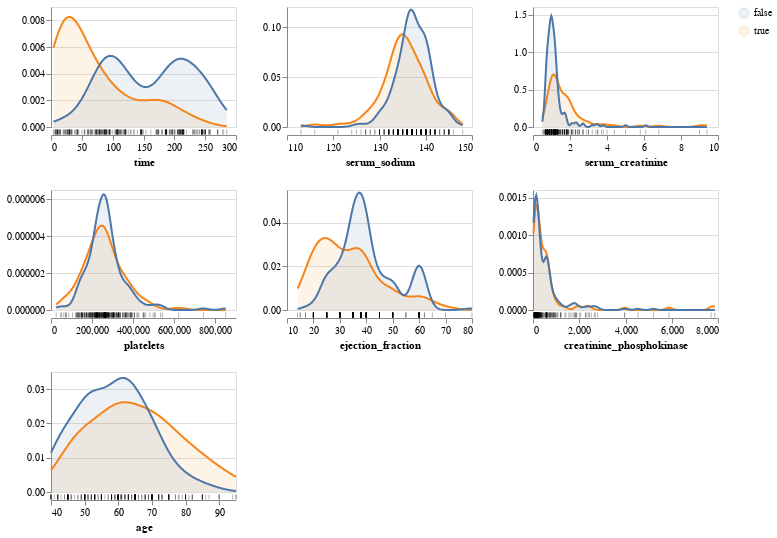

Source (notebook cell):
### Code cell
# Create the distribution plots
aly.dist(heart_failure_data,color = 'DEATH_EVENT')

### Figure 1 — Vega specification as saved in the notebook (floating-point values rounded to 4 significant figures; data arrays with more than 128 entries replaced by an {"elided": "..."} marker saying what was removed)
{"$schema": "https://vega.github.io/schema/vega/v5.json", "data": [{"name": "source_0", "values": {"elided": "299 records"}}, {"name": "data_0", "source": "source_0", "transform": [{"type": "kde", "resolve": "shared", "groupby": ["DEATH_EVENT"], "minsteps": 100, "field": "time", "as": ["time", "density"]}]}, {"name": "data_1", "values": {"elided": "299 records"}}, {"name": "data_2", "source": "source_0", "transform": [{"type": "kde", "field": "serum_sodium", "as": ["serum_sodium", "density"], "groupby": ["DEATH_EVENT"], "resolve": "shared", "minsteps": 100}]}, {"name": "data_3", "values": {"elided": "299 records"}}, {"name": "data_4", "source": "source_0", "transform": [{"type": "kde", "field": "serum_creatinine", "groupby": ["DEATH_EVENT"], "as": ["serum_creatinine", "density"], "resolve": "shared", "minsteps": 100}]}, {"name": "data_5", "values": {"elided": "299 records"}}, {"name": "data_6", "source": "source_0", "transform": [{"type": "kde", "as": ["platelets", "density"], "minsteps": 100, "field": "platelets", "groupby": ["DEATH_EVENT"], "resolve": "shared"}]}, {"name": "data_7", "values": {"elided": "299 records"}}, {"name": "data_8", "source": "source_0", "transform": [{"type": "kde", "resolve": "shared", "field": "ejection_fraction", "groupby": ["DEATH_EVENT"], "minsteps": 100, "as": ["ejection_fraction", "density"]}]}, {"name": "data_9", "values": {"elided": "299 records"}}, {"name": "data_10", "source": "source_0", "transform": [{"type": "kde", "resolve": "shared", "field": "creatinine_phosphokinase", "minsteps": 100, "as": ["creatinine_phosphokinase", "density"], "groupby": ["DEATH_EVENT"]}]}, {"name": "data_11", "values": {"elided": "299 records"}}, {"name": "data_12", "source": "source_0", "transform": [{"type": "kde", "field": "age", "minsteps": 100, "groupby": ["DEATH_EVENT"], "resolve": "shared", "as": ["age", "density"]}]}, {"name": "data_13", "values": {"elided": "299 records"}}, {"name": "data_0_color_domain_DEATH_EVENT_0", "source": "data_0", "transform": [{"type": "aggregate", "groupby": ["DEATH_EVENT"], "fields": [], "ops": [], "as": []}, {"type": "formula", "expr": "datum['DEATH_EVENT']", "as": "sort_field"}, {"type": "project", "fields": ["DEATH_EVENT"]}]}, {"name": "data_2_color_domain_DEATH_EVENT_1", "source": "data_2", "transform": [{"type": "aggregate", "groupby": ["DEATH_EVENT"], "fields": [], "ops": [], "as": []}, {"type": "formula", "expr": "datum['DEATH_EVENT']", "as": "sort_field"}, {"type": "project", "fields": ["DEATH_EVENT"]}]}, {"name": "data_4_color_domain_DEATH_EVENT_2", "source": "data_4", "transform": [{"type": "aggregate", "groupby": ["DEATH_EVENT"], "fields": [], "ops": [], "as": []}, {"type": "formula", "expr": "datum['DEATH_EVENT']", "as": "sort_field"}, {"type": "project", "fields": ["DEATH_EVENT"]}]}, {"name": "data_6_color_domain_DEATH_EVENT_3", "source": "data_6", "transform": [{"type": "aggregate", "groupby": ["DEATH_EVENT"], "fields": [], "ops": [], "as": []}, {"type": "formula", "expr": "datum['DEATH_EVENT']", "as": "sort_field"}, {"type": "project", "fields": ["DEATH_EVENT"]}]}, {"name": "data_8_color_domain_DEATH_EVENT_4", "source": "data_8", "transform": [{"type": "aggregate", "groupby": ["DEATH_EVENT"], "fields": [], "ops": [], "as": []}, {"type": "formula", "expr": "datum['DEATH_EVENT']", "as": "sort_field"}, {"type": "project", "fields": ["DEATH_EVENT"]}]}, {"name": "data_10_color_domain_DEATH_EVENT_5", "source": "data_10", "transform": [{"type": "aggregate", "groupby": ["DEATH_EVENT"], "fields": [], "ops": [], "as": []}, {"type": "formula", "expr": "datum['DEATH_EVENT']", "as": "sort_field"}, {"type": "project", "fields": ["DEATH_EVENT"]}]}, {"name": "data_12_color_domain_DEATH_EVENT_6", "source": "data_12", "transform": [{"type": "aggregate", "groupby": ["DEATH_EVENT"], "fields": [], "ops": [], "as": []}, {"type": "formula", "expr": "datum['DEATH_EVENT']", "as": "sort_field"}, {"type": "project", "fields": ["DEATH_EVENT"]}]}, {"name": "data_0_concat_0_y_domain_density", "source": "data_0", "transform": [{"type": "formula", "expr": "+datum['density']", "as": "density"}, {"type": "aggregate", "groupby": [], "fields": ["density", "density"], "ops": ["min", "max"], "as": ["min", "max"]}]}, {"name": "data_2_concat_1_y_domain_density", "source": "data_2", "transform": [{"type": "formula", "expr": "+datum['density']", "as": "density"}, {"type": "aggregate", "groupby": [], "fields": ["density", "density"], "ops": ["min", "max"], "as": ["min", "max"]}]}, {"name": "data_4_concat_2_y_domain_density", "source": "data_4", "transform": [{"type": "formula", "expr": "+datum['density']", "as": "density"}, {"type": "aggregate", "groupby": [], "fields": ["density", "density"], "ops": ["min", "max"], "as": ["min", "max"]}]}, {"name": "data_6_concat_3_y_domain_density", "source": "data_6", "transform": [{"type": "formula", "expr": "+datum['density']", "as": "density"}, {"type": "aggregate", "groupby": [], "fields": ["density", "density"], "ops": ["min", "max"], "as": ["min", "max"]}]}, {"name": "data_8_concat_4_y_domain_density", "source": "data_8", "transform": [{"type": "formula", "expr": "+datum['density']", "as": "density"}, {"type": "aggregate", "groupby": [], "fields": ["density", "density"], "ops": ["min", "max"], "as": ["min", "max"]}]}, {"name": "data_10_concat_5_y_domain_density", "source": "data_10", "transform": [{"type": "formula", "expr": "+datum['density']", "as": "density"}, {"type": "aggregate", "groupby": [], "fields": ["density", "density"], "ops": ["min", "max"], "as": ["min", "max"]}]}, {"name": "data_12_concat_6_y_domain_density", "source": "data_12", "transform": [{"type": "formula", "expr": "+datum['density']", "as": "density"}, {"type": "aggregate", "groupby": [], "fields": ["density", "density"], "ops": ["min", "max"], "as": ["min", "max"]}]}], "signals": [{"name": "childWidth", "value": 185}, {"name": "childHeight", "value": 120}], "marks": [{"type": "group", "name": "concat_0_group", "encode": {"update": {"height": {"signal": "childHeight"}, "width": {"signal": "childWidth"}}}, "marks": [{"type": "group", "name": "concat_0_layer_0_pathgroup", "from": {"facet": {"data": "data_0", "name": "faceted_path_concat_0_layer_0_main", "groupby": ["DEATH_EVENT"]}}, "encode": {"update": {"height": {"field": {"signal": null, "datum": null, "group": "height", "parent": null}}, "width": {"field": {"signal": null, "datum": null, "group": "width", "parent": null}}}}, "marks": [{"type": "area", "name": "concat_0_layer_0_marks", "from": {"data": "faceted_path_concat_0_layer_0_main"}, "sort": {"field": "x"}, "encode": {"update": {"fill": {"field": "DEATH_EVENT", "scale": "color"}, "defined": {"signal": "isValid(datum[\"time\"]) && isFinite(+datum[\"time\"]) && isValid(datum[\"density\"]) && isFinite(+datum[\"density\"])"}, "x": {"field": "time", "scale": "concat_0_x"}, "opacity": {"value": 0.1}, "y2": {"value": 0, "scale": "concat_0_y"}, "y": {"field": "density", "scale": "concat_0_y"}, "orient": {"value": "vertical"}}}, "style": ["area"]}]}, {"type": "group", "name": "concat_0_layer_1_pathgroup", "from": {"facet": {"data": "data_0", "name": "faceted_path_concat_0_layer_1_main", "groupby": ["DEATH_EVENT"]}}, "encode": {"update": {"height": {"field": {"signal": null, "datum": null, "group": "height", "parent": null}}, "width": {"field": {"signal": null, "datum": null, "group": "width", "parent": null}}}}, "marks": [{"type": "line", "name": "concat_0_layer_1_marks", "from": {"data": "faceted_path_concat_0_layer_1_main"}, "sort": {"field": "x"}, "encode": {"update": {"y": {"field": "density", "scale": "concat_0_y"}, "defined": {"signal": "isValid(datum[\"time\"]) && isFinite(+datum[\"time\"]) && isValid(datum[\"density\"]) && isFinite(+datum[\"density\"])"}, "stroke": {"field": "DEATH_EVENT", "scale": "color"}, "x": {"field": "time", "scale": "concat_0_x"}}}, "style": ["line"]}]}, {"type": "rect", "name": "concat_0_layer_2_marks", "from": {"data": "data_1"}, "encode": {"update": {"height": {"value": 5}, "fill": {"value": "black"}, "width": {"value": 1}, "opacity": {"value": 0.3}, "yc": {"signal": "childHeight", "offset": 65, "mult": 0.5}, "xc": {"field": "time", "scale": "concat_0_x"}, "tooltip": {"value": "Individual observations"}}}, "style": ["tick"]}], "axes": [{"scale": "concat_0_y", "orient": "left", "aria": false, "minExtent": 0, "gridScale": "concat_0_x", "tickCount": {"signal": "ceil(childHeight/40)"}, "labels": false, "zindex": 0, "grid": true, "domain": false, "maxExtent": 0, "ticks": false}, {"scale": "concat_0_x", "tickCount": {"signal": "ceil(childWidth/40)"}, "offset": 8, "grid": false, "labelOverlap": true, "title": "time", "zindex": 0, "orient": "bottom", "labelFlush": true}, {"scale": "concat_0_y", "orient": "left", "zindex": 0, "labelOverlap": true, "grid": false, "tickCount": {"signal": "ceil(childHeight/40)"}}], "style": "cell"}, {"type": "group", "name": "concat_1_group", "encode": {"update": {"width": {"signal": "childWidth"}, "height": {"signal": "childHeight"}}}, "marks": [{"type": "group", "name": "concat_1_layer_0_pathgroup", "from": {"facet": {"data": "data_2", "name": "faceted_path_concat_1_layer_0_main", "groupby": ["DEATH_EVENT"]}}, "encode": {"update": {"height": {"field": {"signal": null, "datum": null, "group": "height", "parent": null}}, "width": {"field": {"signal": null, "datum": null, "group": "width", "parent": null}}}}, "marks": [{"type": "area", "name": "concat_1_layer_0_marks", "from": {"data": "faceted_path_concat_1_layer_0_main"}, "sort": {"field": "x"}, "encode": {"update": {"orient": {"value": "vertical"}, "y": {"field": "density", "scale": "concat_1_y"}, "y2": {"value": 0, "scale": "concat_1_y"}, "defined": {"signal": "isValid(datum[\"serum_sodium\"]) && isFinite(+datum[\"serum_sodium\"]) && isValid(datum[\"density\"]) && isFinite(+datum[\"density\"])"}, "fill": {"field": "DEATH_EVENT", "scale": "color"}, "opacity": {"value": 0.1}, "x": {"field": "serum_sodium", "scale": "concat_1_x"}}}, "style": ["area"]}]}, {"type": "group", "name": "concat_1_layer_1_pathgroup", "from": {"facet": {"data": "data_2", "name": "faceted_path_concat_1_layer_1_main", "groupby": ["DEATH_EVENT"]}}, "encode": {"update": {"height": {"field": {"signal": null, "datum": null, "group": "height", "parent": null}}, "width": {"field": {"signal": null, "datum": null, "group": "width", "parent": null}}}}, "marks": [{"type": "line", "name": "concat_1_layer_1_marks", "from": {"data": "faceted_path_concat_1_layer_1_main"}, "sort": {"field": "x"}, "encode": {"update": {"y": {"field": "density", "scale": "concat_1_y"}, "stroke": {"field": "DEATH_EVENT", "scale": "color"}, "x": {"field": "serum_sodium", "scale": "concat_1_x"}, "defined": {"signal": "isValid(datum[\"serum_sodium\"]) && isFinite(+datum[\"serum_sodium\"]) && isValid(datum[\"density\"]) && isFinite(+datum[\"density\"])"}}}, "style": ["line"]}]}, {"type": "rect", "name": "concat_1_layer_2_marks", "from": {"data": "data_3"}, "encode": {"update": {"opacity": {"value": 0.3}, "height": {"value": 5}, "yc": {"signal": "childHeight", "offset": 65, "mult": 0.5}, "width": {"value": 1}, "tooltip": {"value": "Individual observations"}, "fill": {"value": "black"}, "xc": {"field": "serum_sodium", "scale": "concat_1_x"}}}, "style": ["tick"]}], "axes": [{"scale": "concat_1_y", "ticks": false, "zindex": 0, "gridScale": "concat_1_x", "grid": true, "minExtent": 0, "aria": false, "domain": false, "tickCount": {"signal": "ceil(childHeight/40)"}, "maxExtent": 0, "orient": "left", "labels": false}, {"scale": "concat_1_x", "grid": false, "offset": 8, "labelFlush": true, "labelOverlap": true, "tickCount": {"signal": "ceil(childWidth/40)"}, "zindex": 0, "title": "serum_sodium", "orient": "bottom"}, {"scale": "concat_1_y", "labelOverlap": true, "grid": false, "orient": "left", "tickCount": {"signal": "ceil(childHeight/40)"}, "zindex": 0}], "style": "cell"}, {"type": "group", "name": "concat_2_group", "encode": {"update": {"width": {"signal": "childWidth"}, "height": {"signal": "childHeight"}}}, "marks": [{"type": "group", "name": "concat_2_layer_0_pathgroup", "from": {"facet": {"data": "data_4", "name": "faceted_path_concat_2_layer_0_main", "groupby": ["DEATH_EVENT"]}}, "encode": {"update": {"height": {"field": {"signal": null, "datum": null, "group": "height", "parent": null}}, "width": {"field": {"signal": null, "datum": null, "group": "width", "parent": null}}}}, "marks": [{"type": "area", "name": "concat_2_layer_0_marks", "from": {"data": "faceted_path_concat_2_layer_0_main"}, "sort": {"field": "x"}, "encode": {"update": {"fill": {"field": "DEATH_EVENT", "scale": "color"}, "x": {"field": "serum_creatinine", "scale": "concat_2_x"}, "y": {"field": "density", "scale": "concat_2_y"}, "y2": {"value": 0, "scale": "concat_2_y"}, "defined": {"signal": "isValid(datum[\"serum_creatinine\"]) && isFinite(+datum[\"serum_creatinine\"]) && isValid(datum[\"density\"]) && isFinite(+datum[\"density\"])"}, "orient": {"value": "vertical"}, "opacity": {"value": 0.1}}}, "style": ["area"]}]}, {"type": "group", "name": "concat_2_layer_1_pathgroup", "from": {"facet": {"data": "data_4", "name": "faceted_path_concat_2_layer_1_main", "groupby": ["DEATH_EVENT"]}}, "encode": {"update": {"width": {"field": {"signal": null, "datum": null, "group": "width", "parent": null}}, "height": {"field": {"signal": null, "datum": null, "group": "height", "parent": null}}}}, "marks": [{"type": "line", "name": "concat_2_layer_1_marks", "from": {"data": "faceted_path_concat_2_layer_1_main"}, "sort": {"field": "x"}, "encode": {"update": {"x": {"field": "serum_creatinine", "scale": "concat_2_x"}, "y": {"field": "density", "scale": "concat_2_y"}, "defined": {"signal": "isValid(datum[\"serum_creatinine\"]) && isFinite(+datum[\"serum_creatinine\"]) && isValid(datum[\"density\"]) && isFinite(+datum[\"density\"])"}, "stroke": {"field": "DEATH_EVENT", "scale": "color"}}}, "style": ["line"]}]}, {"type": "rect", "name": "concat_2_layer_2_marks", "from": {"data": "data_5"}, "encode": {"update": {"xc": {"field": "serum_creatinine", "scale": "concat_2_x"}, "fill": {"value": "black"}, "width": {"value": 1}, "height": {"value": 5}, "yc": {"signal": "childHeight", "offset": 65, "mult": 0.5}, "tooltip": {"value": "Individual observations"}, "opacity": {"value": 0.3}}}, "style": ["tick"]}], "axes": [{"scale": "concat_2_y", "orient": "left", "zindex": 0, "grid": true, "ticks": false, "labels": false, "gridScale": "concat_2_x", "aria": false, "domain": false, "maxExtent": 0, "tickCount": {"signal": "ceil(childHeight/40)"}, "minExtent": 0}, {"scale": "concat_2_x", "offset": 8, "title": "serum_creatinine", "labelOverlap": true, "zindex": 0, "grid": false, "tickCount": {"signal": "ceil(childWidth/40)"}, "orient": "bottom", "labelFlush": true}, {"scale": "concat_2_y", "labelOverlap": true, "orient": "left", "grid": false, "tickCount": {"signal": "ceil(childHeight/40)"}, "zindex": 0}], "style": "cell"}, {"type": "group", "name": "concat_3_group", "encode": {"update": {"width": {"signal": "childWidth"}, "height": {"signal": "childHeight"}}}, "marks": [{"type": "group", "name": "concat_3_layer_0_pathgroup", "from": {"facet": {"data": "data_6", "name": "faceted_path_concat_3_layer_0_main", "groupby": ["DEATH_EVENT"]}}, "encode": {"update": {"width": {"field": {"signal": null, "datum": null, "group": "width", "parent": null}}, "height": {"field": {"signal": null, "datum": null, "group": "height", "parent": null}}}}, "marks": [{"type": "area", "name": "concat_3_layer_0_marks", "from": {"data": "faceted_path_concat_3_layer_0_main"}, "sort": {"field": "x"}, "encode": {"update": {"y2": {"value": 0, "scale": "concat_3_y"}, "fill": {"field": "DEATH_EVENT", "scale": "color"}, "y": {"field": "density", "scale": "concat_3_y"}, "orient": {"value": "vertical"}, "opacity": {"value": 0.1}, "defined": {"signal": "isValid(datum[\"platelets\"]) && isFinite(+datum[\"platelets\"]) && isValid(datum[\"density\"]) && isFinite(+datum[\"density\"])"}, "x": {"field": "platelets", "scale": "concat_3_x"}}}, "style": ["area"]}]}, {"type": "group", "name": "concat_3_layer_1_pathgroup", "from": {"facet": {"data": "data_6", "name": "faceted_path_concat_3_layer_1_main", "groupby": ["DEATH_EVENT"]}}, "encode": {"update": {"height": {"field": {"signal": null, "datum": null, "group": "height", "parent": null}}, "width": {"field": {"signal": null, "datum": null, "group": "width", "parent": null}}}}, "marks": [{"type": "line", "name": "concat_3_layer_1_marks", "from": {"data": "faceted_path_concat_3_layer_1_main"}, "sort": {"field": "x"}, "encode": {"update": {"stroke": {"field": "DEATH_EVENT", "scale": "color"}, "defined": {"signal": "isValid(datum[\"platelets\"]) && isFinite(+datum[\"platelets\"]) && isValid(datum[\"density\"]) && isFinite(+datum[\"density\"])"}, "y": {"field": "density", "scale": "concat_3_y"}, "x": {"field": "platelets", "scale": "concat_3_x"}}}, "style": ["line"]}]}, {"type": "rect", "name": "concat_3_layer_2_marks", "from": {"data": "data_7"}, "encode": {"update": {"width": {"value": 1}, "fill": {"value": "black"}, "height": {"value": 5}, "yc": {"signal": "childHeight", "offset": 65, "mult": 0.5}, "opacity": {"value": 0.3}, "tooltip": {"value": "Individual observations"}, "xc": {"field": "platelets", "scale": "concat_3_x"}}}, "style": ["tick"]}], "axes": [{"scale": "concat_3_y", "orient": "left", "gridScale": "concat_3_x", "grid": true, "ticks": false, "domain": false, "labels": false, "zindex": 0, "minExtent": 0, "aria": false, "maxExtent": 0, "tickCount": {"signal": "ceil(childHeight/40)"}}, {"scale": "concat_3_x", "tickCount": {"signal": "ceil(childWidth/40)"}, "offset": 8, "title": "platelets", "labelOverlap": true, "zindex": 0, "labelFlush": true, "grid": false, "orient": "bottom"}, {"scale": "concat_3_y", "zindex": 0, "labelOverlap": true, "grid": false, "tickCount": {"signal": "ceil(childHeight/40)"}, "orient": "left"}], "style": "cell"}, {"type": "group", "name": "concat_4_group", "encode": {"update": {"width": {"signal": "childWidth"}, "height": {"signal": "childHeight"}}}, "marks": [{"type": "group", "name": "concat_4_layer_0_pathgroup", "from": {"facet": {"data": "data_8", "name": "faceted_path_concat_4_layer_0_main", "groupby": ["DEATH_EVENT"]}}, "encode": {"update": {"height": {"field": {"signal": null, "datum": null, "group": "height", "parent": null}}, "width": {"field": {"signal": null, "datum": null, "group": "width", "parent": null}}}}, "marks": [{"type": "area", "name": "concat_4_layer_0_marks", "from": {"data": "faceted_path_concat_4_layer_0_main"}, "sort": {"field": "x"}, "encode": {"update": {"y": {"field": "density", "scale": "concat_4_y"}, "orient": {"value": "vertical"}, "y2": {"value": 0, "scale": "concat_4_y"}, "fill": {"field": "DEATH_EVENT", "scale": "color"}, "defined": {"signal": "isValid(datum[\"ejection_fraction\"]) && isFinite(+datum[\"ejection_fraction\"]) && isValid(datum[\"density\"]) && isFinite(+datum[\"density\"])"}, "opacity": {"value": 0.1}, "x": {"field": "ejection_fraction", "scale": "concat_4_x"}}}, "style": ["area"]}]}, {"type": "group", "name": "concat_4_layer_1_pathgroup", "from": {"facet": {"data": "data_8", "name": "faceted_path_concat_4_layer_1_main", "groupby": ["DEATH_EVENT"]}}, "encode": {"update": {"height": {"field": {"signal": null, "datum": null, "group": "height", "parent": null}}, "width": {"field": {"signal": null, "datum": null, "group": "width", "parent": null}}}}, "marks": [{"type": "line", "name": "concat_4_layer_1_marks", "from": {"data": "faceted_path_concat_4_layer_1_main"}, "sort": {"field": "x"}, "encode": {"update": {"y": {"field": "density", "scale": "concat_4_y"}, "defined": {"signal": "isValid(datum[\"ejection_fraction\"]) && isFinite(+datum[\"ejection_fraction\"]) && isValid(datum[\"density\"]) && isFinite(+datum[\"density\"])"}, "x": {"field": "ejection_fraction", "scale": "concat_4_x"}, "stroke": {"field": "DEATH_EVENT", "scale": "color"}}}, "style": ["line"]}]}, {"type": "rect", "name": "concat_4_layer_2_marks", "from": {"data": "data_9"}, "encode": {"update": {"height": {"value": 5}, "width": {"value": 1}, "fill": {"value": "black"}, "yc": {"signal": "childHeight", "offset": 65, "mult": 0.5}, "opacity": {"value": 0.3}, "xc": {"field": "ejection_fraction", "scale": "concat_4_x"}, "tooltip": {"value": "Individual observations"}}}, "style": ["tick"]}], "axes": [{"scale": "concat_4_y", "domain": false, "gridScale": "concat_4_x", "aria": false, "minExtent": 0, "orient": "left", "grid": true, "tickCount": {"signal": "ceil(childHeight/40)"}, "maxExtent": 0, "ticks": false, "labels": false, "zindex": 0}, {"scale": "concat_4_x", "tickCount": {"signal": "ceil(childWidth/40)"}, "orient": "bottom", "labelOverlap": true, "title": "ejection_fraction", "offset": 8, "labelFlush": true, "grid": false, "zindex": 0}, {"scale": "concat_4_y", "grid": false, "labelOverlap": true, "tickCount": {"signal": "ceil(childHeight/40)"}, "zindex": 0, "orient": "left"}], "style": "cell"}, {"type": "group", "name": "concat_5_group", "encode": {"update": {"width": {"signal": "childWidth"}, "height": {"signal": "childHeight"}}}, "marks": [{"type": "group", "name": "concat_5_layer_0_pathgroup", "from": {"facet": {"data": "data_10", "name": "faceted_path_concat_5_layer_0_main", "groupby": ["DEATH_EVENT"]}}, "encode": {"update": {"height": {"field": {"signal": null, "datum": null, "group": "height", "parent": null}}, "width": {"field": {"signal": null, "datum": null, "group": "width", "parent": null}}}}, "marks": [{"type": "area", "name": "concat_5_layer_0_marks", "from": {"data": "faceted_path_concat_5_layer_0_main"}, "sort": {"field": "x"}, "encode": {"update": {"defined": {"signal": "isValid(datum[\"creatinine_phosphokinase\"]) && isFinite(+datum[\"creatinine_phosphokinase\"]) && isValid(datum[\"density\"]) && isFinite(+datum[\"density\"])"}, "opacity": {"value": 0.1}, "x": {"field": "creatinine_phosphokinase", "scale": "concat_5_x"}, "fill": {"field": "DEATH_EVENT", "scale": "color"}, "orient": {"value": "vertical"}, "y": {"field": "density", "scale": "concat_5_y"}, "y2": {"value": 0, "scale": "concat_5_y"}}}, "style": ["area"]}]}, {"type": "group", "name": "concat_5_layer_1_pathgroup", "from": {"facet": {"data": "data_10", "name": "faceted_path_concat_5_layer_1_main", "groupby": ["DEATH_EVENT"]}}, "encode": {"update": {"height": {"field": {"signal": null, "datum": null, "group": "height", "parent": null}}, "width": {"field": {"signal": null, "datum": null, "group": "width", "parent": null}}}}, "marks": [{"type": "line", "name": "concat_5_layer_1_marks", "from": {"data": "faceted_path_concat_5_layer_1_main"}, "sort": {"field": "x"}, "encode": {"update": {"stroke": {"field": "DEATH_EVENT", "scale": "color"}, "defined": {"signal": "isValid(datum[\"creatinine_phosphokinase\"]) && isFinite(+datum[\"creatinine_phosphokinase\"]) && isValid(datum[\"density\"]) && isFinite(+datum[\"density\"])"}, "y": {"field": "density", "scale": "concat_5_y"}, "x": {"field": "creatinine_phosphokinase", "scale": "concat_5_x"}}}, "style": ["line"]}]}, {"type": "rect", "name": "concat_5_layer_2_marks", "from": {"data": "data_11"}, "encode": {"update": {"height": {"value": 5}, "fill": {"value": "black"}, "width": {"value": 1}, "xc": {"field": "creatinine_phosphokinase", "scale": "concat_5_x"}, "opacity": {"value": 0.3}, "yc": {"signal": "childHeight", "offset": 65, "mult": 0.5}, "tooltip": {"value": "Individual observations"}}}, "style": ["tick"]}], "axes": [{"scale": "concat_5_y", "zindex": 0, "grid": true, "aria": false, "domain": false, "gridScale": "concat_5_x", "orient": "left", "minExtent": 0, "ticks": false, "tickCount": {"signal": "ceil(childHeight/40)"}, "labels": false, "maxExtent": 0}, {"scale": "concat_5_x", "offset": 8, "tickCount": {"signal": "ceil(childWidth/40)"}, "grid": false, "labelOverlap": true, "orient": "bottom", "zindex": 0, "title": "creatinine_phosphokinase", "labelFlush": true}, {"scale": "concat_5_y", "zindex": 0, "grid": false, "labelOverlap": true, "orient": "left", "tickCount": {"signal": "ceil(childHeight/40)"}}], "style": "cell"}, {"type": "group", "name": "concat_6_group", "encode": {"update": {"height": {"signal": "childHeight"}, "width": {"signal": "childWidth"}}}, "marks": [{"type": "group", "name": "concat_6_layer_0_pathgroup", "from": {"facet": {"data": "data_12", "name": "faceted_path_concat_6_layer_0_main", "groupby": ["DEATH_EVENT"]}}, "encode": {"update": {"width": {"field": {"signal": null, "datum": null, "group": "width", "parent": null}}, "height": {"field": {"signal": null, "datum": null, "group": "height", "parent": null}}}}, "marks": [{"type": "area", "name": "concat_6_layer_0_marks", "from": {"data": "faceted_path_concat_6_layer_0_main"}, "sort": {"field": "x"}, "encode": {"update": {"opacity": {"value": 0.1}, "y": {"field": "density", "scale": "concat_6_y"}, "defined": {"signal": "isValid(datum[\"age\"]) && isFinite(+datum[\"age\"]) && isValid(datum[\"density\"]) && isFinite(+datum[\"density\"])"}, "x": {"field": "age", "scale": "concat_6_x"}, "orient": {"value": "vertical"}, "fill": {"field": "DEATH_EVENT", "scale": "color"}, "y2": {"value": 0, "scale": "concat_6_y"}}}, "style": ["area"]}]}, {"type": "group", "name": "concat_6_layer_1_pathgroup", "from": {"facet": {"data": "data_12", "name": "faceted_path_concat_6_layer_1_main", "groupby": ["DEATH_EVENT"]}}, "encode": {"update": {"height": {"field": {"signal": null, "datum": null, "group": "height", "parent": null}}, "width": {"field": {"signal": null, "datum": null, "group": "width", "parent": null}}}}, "marks": [{"type": "line", "name": "concat_6_layer_1_marks", "from": {"data": "faceted_path_concat_6_layer_1_main"}, "sort": {"field": "x"}, "encode": {"update": {"stroke": {"field": "DEATH_EVENT", "scale": "color"}, "y": {"field": "density", "scale": "concat_6_y"}, "defined": {"signal": "isValid(datum[\"age\"]) && isFinite(+datum[\"age\"]) && isValid(datum[\"density\"]) && isFinite(+datum[\"density\"])"}, "x": {"field": "age", "scale": "concat_6_x"}}}, "style": ["line"]}]}, {"type": "rect", "name": "concat_6_layer_2_marks", "from": {"data": "data_13"}, "encode": {"update": {"opacity": {"value": 0.3}, "width": {"value": 1}, "fill": {"value": "black"}, "tooltip": {"value": "Individual observations"}, "yc": {"signal": "childHeight", "offset": 65, "mult": 0.5}, "xc": {"field": "age", "scale": "concat_6_x"}, "height": {"value": 5}}}, "style": ["tick"]}], "axes": [{"scale": "concat_6_y", "tickCount": {"signal": "ceil(childHeight/40)"}, "domain": false, "gridScale": "concat_6_x", "maxExtent": 0, "minExtent": 0, "ticks": false, "zindex": 0, "labels": false, "aria": false, "grid": true, "orient": "left"}, {"scale": "concat_6_x", "orient": "bottom", "grid": false, "labelFlush": true, "title": "age", "labelOverlap": true, "tickCount": {"signal": "ceil(childWidth/40)"}, "zindex": 0, "offset": 8}, {"scale": "concat_6_y", "orient": "left", "labelOverlap": true, "grid": false, "tickCount": {"signal": "ceil(childHeight/40)"}, "zindex": 0}], "style": "cell"}], "scales": [{"name": "color", "type": "ordinal", "domain": {"fields": [{"data": "data_0_color_domain_DEATH_EVENT_0", "field": "DEATH_EVENT"}, {"data": "data_2_color_domain_DEATH_EVENT_1", "field": "DEATH_EVENT"}, {"data": "data_4_color_domain_DEATH_EVENT_2", "field": "DEATH_EVENT"}, {"data": "data_6_color_domain_DEATH_EVENT_3", "field": "DEATH_EVENT"}, {"data": "data_8_color_domain_DEATH_EVENT_4", "field": "DEATH_EVENT"}, {"data": "data_10_color_domain_DEATH_EVENT_5", "field": "DEATH_EVENT"}, {"data": "data_12_color_domain_DEATH_EVENT_6", "field": "DEATH_EVENT"}], "sort": true}, "range": "category"}, {"name": "concat_0_x", "type": "linear", "domain": {"fields": [{"data": "data_0", "field": "time"}, {"data": "data_1", "field": "time"}]}, "range": [0, {"signal": "childWidth"}], "zero": false, "nice": true}, {"name": "concat_0_y", "type": "linear", "domain": [{"signal": "(data(\"data_0_concat_0_y_domain_density\")[0] || {}).min"}, {"signal": "(data(\"data_0_concat_0_y_domain_density\")[0] || {}).max"}], "range": [{"signal": "childHeight"}, 0], "nice": true, "zero": true}, {"name": "concat_1_x", "type": "linear", "domain": {"fields": [{"data": "data_2", "field": "serum_sodium"}, {"data": "data_3", "field": "serum_sodium"}]}, "range": [0, {"signal": "childWidth"}], "nice": true, "zero": false}, {"name": "concat_1_y", "type": "linear", "domain": [{"signal": "(data(\"data_2_concat_1_y_domain_density\")[0] || {}).min"}, {"signal": "(data(\"data_2_concat_1_y_domain_density\")[0] || {}).max"}], "range": [{"signal": "childHeight"}, 0], "nice": true, "zero": true}, {"name": "concat_2_x", "type": "linear", "domain": {"fields": [{"data": "data_4", "field": "serum_creatinine"}, {"data": "data_5", "field": "serum_creatinine"}]}, "range": [0, {"signal": "childWidth"}], "nice": true, "zero": false}, {"name": "concat_2_y", "type": "linear", "domain": [{"signal": "(data(\"data_4_concat_2_y_domain_density\")[0] || {}).min"}, {"signal": "(data(\"data_4_concat_2_y_domain_density\")[0] || {}).max"}], "range": [{"signal": "childHeight"}, 0], "zero": true, "nice": true}, {"name": "concat_3_x", "type": "linear", "domain": {"fields": [{"data": "data_6", "field": "platelets"}, {"data": "data_7", "field": "platelets"}]}, "range": [0, {"signal": "childWidth"}], "nice": true, "zero": false}, {"name": "concat_3_y", "type": "linear", "domain": [{"signal": "(data(\"data_6_concat_3_y_domain_density\")[0] || {}).min"}, {"signal": "(data(\"data_6_concat_3_y_domain_density\")[0] || {}).max"}], "range": [{"signal": "childHeight"}, 0], "nice": true, "zero": true}, {"name": "concat_4_x", "type": "linear", "domain": {"fields": [{"data": "data_8", "field": "ejection_fraction"}, {"data": "data_9", "field": "ejection_fraction"}]}, "range": [0, {"signal": "childWidth"}], "zero": false, "nice": true}, {"name": "concat_4_y", "type": "linear", "domain": [{"signal": "(data(\"data_8_concat_4_y_domain_density\")[0] || {}).min"}, {"signal": "(data(\"data_8_concat_4_y_domain_density\")[0] || {}).max"}], "range": [{"signal": "childHeight"}, 0], "nice": true, "zero": true}, {"name": "concat_5_x", "type": "linear", "domain": {"fields": [{"data": "data_10", "field": "creatinine_phosphokinase"}, {"data": "data_11", "field": "creatinine_phosphokinase"}]}, "range": [0, {"signal": "childWidth"}], "nice": true, "zero": false}, {"name": "concat_5_y", "type": "linear", "domain": [{"signal": "(data(\"data_10_concat_5_y_domain_density\")[0] || {}).min"}, {"signal": "(data(\"data_10_concat_5_y_domain_density\")[0] || {}).max"}], "range": [{"signal": "childHeight"}, 0], "zero": true, "nice": true}, {"name": "concat_6_x", "type": "linear", "domain": {"fields": [{"data": "data_12", "field": "age"}, {"data": "data_13", "field": "age"}]}, "range": [0, {"signal": "childWidth"}], "zero": false, "nice": true}, {"name": "concat_6_y", "type": "linear", "domain": [{"signal": "(data(\"data_12_concat_6_y_domain_density\")[0] || {}).min"}, {"signal": "(data(\"data_12_concat_6_y_domain_density\")[0] || {}).max"}], "range": [{"signal": "childHeight"}, 0], "nice": true, "zero": true}], "background": "white", "padding": 5, "layout": {"padding": 20, "columns": 3, "bounds": "full", "align": "each"}, "legends": [{"fill": "color", "symbolType": "circle", "encode": {"symbols": {"update": {"opacity": {"value": 0.1}}}}, "stroke": "color"}]}
